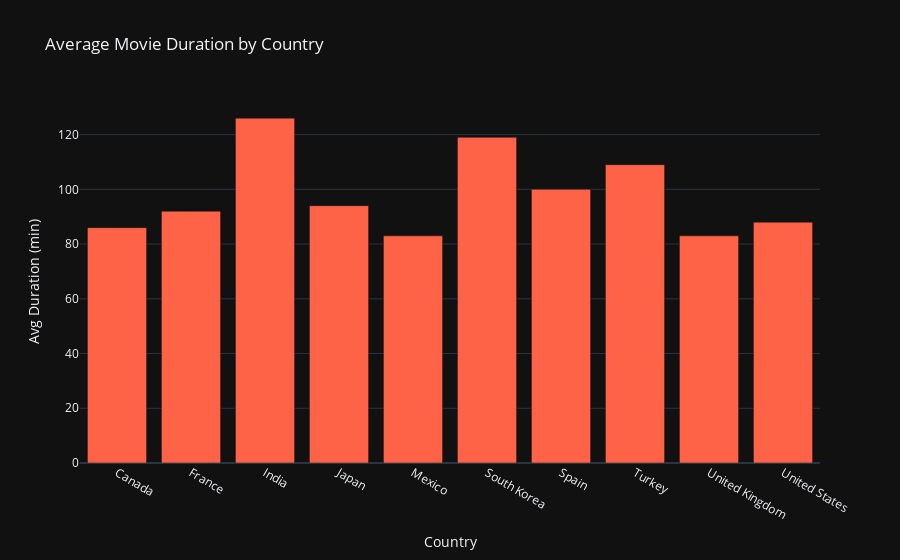

This figure's notebook cell:
### Markdown cell above
There is a difference in the type of content between India and America. Content from India is more conservative compared to the US.

### Code cell
countries = ['United States', 'India', 'United Kingdom', 'Japan', 'Canada', 'South Korea', 'Spain', 'France', 'Mexico', 'Turkey']
temp3 = df[(df.country.isin(countries)) & (df.type == 'Movie')]
temp3['duration_int'] = temp3['duration'].str.extract('(\d+)').astype(int)
temp3 = temp3.duration_int.groupby(temp3.country).mean().round().reset_index()
temp3.columns = ['Country', 'Avg Duration']
temp3.head(n=2)

trace1 = go.Bar(x=temp3.Country, y=temp3['Avg Duration'], marker=dict(color='rgb(255,99,71)'))
layout = go.Layout(template= "plotly_dark",title = 'Average Movie Duration by Country' , xaxis = dict(title = 'Country'), yaxis = dict(title = 'Avg Duration (min)'))
fig = go.Figure(data=trace1, layout=layout)
fig.show()

### Figure 1 — Plotly figure (JSON) as saved in the notebook; plotly's stock layout.template omitted (floating-point values rounded to 4 significant figures)
{"data": [{"marker": {"color": "rgb(255,99,71)"}, "type": "bar", "x": ["Canada", "France", "India", "Japan", "Mexico", "South Korea", "Spain", "Turkey", "United Kingdom", "United States"], "y": [86, 92, 126, 94, 83, 119, 100, 109, 83, 88]}], "layout": {"title": {"text": "Average Movie Duration by Country"}, "xaxis": {"title": {"text": "Country"}}, "yaxis": {"title": {"text": "Avg Duration (min)"}}}}
